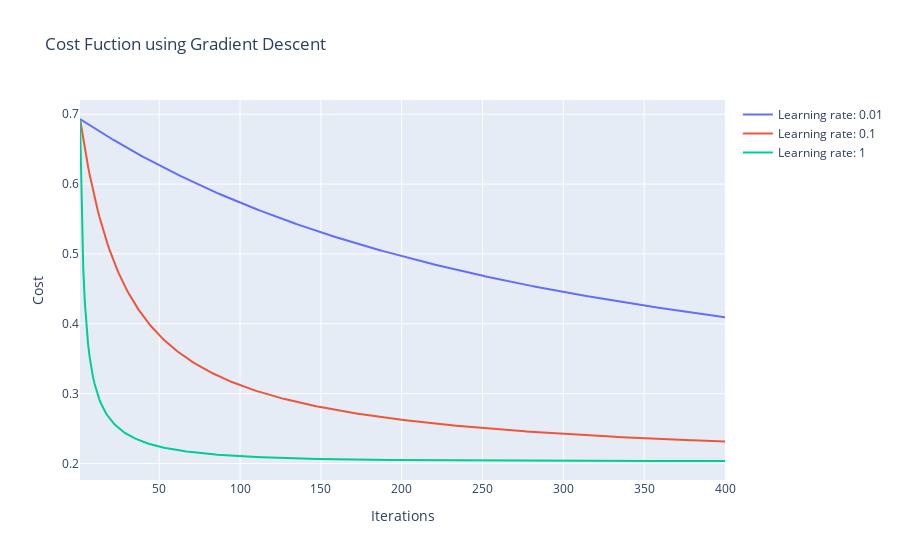

Notebook cell for this chart:
### Markdown cell above
### Cost Functions using Gradient Descent

### Code cell
fig = go.Figure()

grads,updated_parameters,costs=gradient_descent(X_norm,Y,alpha=0.01,iterations=400)
fig.add_trace(go.Scatter(x=list(range(1,1500)), y=costs,name='Learning rate: 0.01'))

grads,updated_parameters,costs=gradient_descent(X_norm,Y,alpha=0.1,iterations=400)
fig.add_trace(go.Scatter(x=list(range(1,1500)), y=costs,name='Learning rate: 0.1'))

grads,updated_parameters,costs=gradient_descent(X_norm,Y,alpha=1,iterations=400)
fig.add_trace(go.Scatter(x=list(range(1,1500)), y=costs,name='Learning rate: 1'))

fig.update_layout(
    title='Cost Fuction using Gradient Descent',
    xaxis_title="Iterations",
    yaxis_title="Cost")
fig.show()

### Figure 1 — Plotly figure (JSON) as saved in the notebook; plotly's stock layout.template omitted (floating-point values rounded to 4 significant figures; data arrays with more than 128 entries replaced by an {"elided": "..."} marker saying what was removed)
{"data": [{"name": "Learning rate: 0.01", "type": "scatter", "x": {"elided": "1499 int values"}, "y": {"elided": "400 float values"}}, {"name": "Learning rate: 0.1", "type": "scatter", "x": {"elided": "1499 int values"}, "y": {"elided": "400 float values"}}, {"name": "Learning rate: 1", "type": "scatter", "x": {"elided": "1499 int values"}, "y": {"elided": "400 float values"}}], "layout": {"title": {"text": "Cost Fuction using Gradient Descent"}, "xaxis": {"title": {"text": "Iterations"}}, "yaxis": {"title": {"text": "Cost"}}}}
